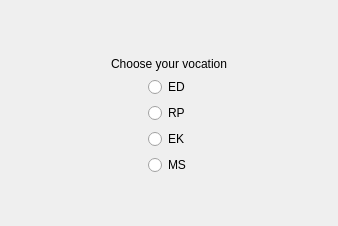
     <widget class="QWidget" name="_2_professionPage">
      <layout class="QGridLayout" name="gridLayout_5">
       <item row="0" column="0">
        <layout class="QGridLayout" name="gridLayout">
         <item row="6" column="2">
          <layout class="QVBoxLayout" name="verticalLayout_2">
           <item>
            <widget class="QRadioButton" name="_2_RadButt_ED">
             <property name="text">
              <string>ED</string>
             </property>
            </widget>
           </item>
           <item>
            <widget class="QRadioButton" name="_2_RadButt_RP">
             <property name="text">
              <string>RP</string>
             </property>
            </widget>
           </item>
           <item>
            <widget class="QRadioButton" name="_2_RadButt_EK">
             <property name="text">
              <string>EK</string>
             </property>
            </widget>
           </item>
           <item>
            <widget class="QRadioButton" name="_2_RadButt_MS">
             <property name="text">
              <string>MS</string>
             </property>
            </widget>
           </item>
          </layout>
         </item>
         <item row="0" column="4" rowspan="12">
          <spacer name="horizontalSpacer_2">
           <property name="orientation">
            <enum>Qt::Horizontal</enum>
           </property>
           <property name="sizeType">
            <enum>QSizePolicy::Fixed</enum>
           </property>
           <property name="sizeHint" stdset="0">
            <size>
             <width>100</width>
             <height>20</height>
            </size>
           </property>
          </spacer>
         </item>
         <item row="0" column="0" rowspan="12">
          <spacer name="horizontalSpacer">
           <property name="orientation">
            <enum>Qt::Horizontal</enum>
           </property>
           <property name="sizeType">
            <enum>QSizePolicy::Fixed</enum>
           </property>
           <property name="sizeHint" stdset="0">
            <size>
             <width>100</width>
             <height>20</height>
            </size>
           </property>
          </spacer>
         </item>
         <item row="7" column="1" rowspan="5" colspan="3">
          <spacer name="verticalSpacer">
           <property name="orientation">
            <enum>Qt::Vertical</enum>
           </property>
           <property name="sizeHint" stdset="0">
            <size>
             <width>20</width>
             <height>40</height>
            </size>
           </property>
          </spacer>
         </item>
         <item row="5" column="1" colspan="3">
          <widget class="QLabel" name="_2_infoLabel">
           <property name="text">
            <string>Choose your vocation</string>
           </property>
           <property name="alignment">
            <set>Qt::AlignCenter</set>
           </property>
          </widget>
         </item>
         <item row="0" column="1" rowspan="5" colspan="3">
          <spacer name="verticalSpacer_3">
           <property name="orientation">
            <enum>Qt::Vertical</enum>
           </property>
           <property name="sizeHint" stdset="0">
            <size>
             <width>20</width>
             <height>40</height>
            </size>
           </property>
          </spacer>
         </item>
        </layout>
       </item>
      </layout>
     </widget>
